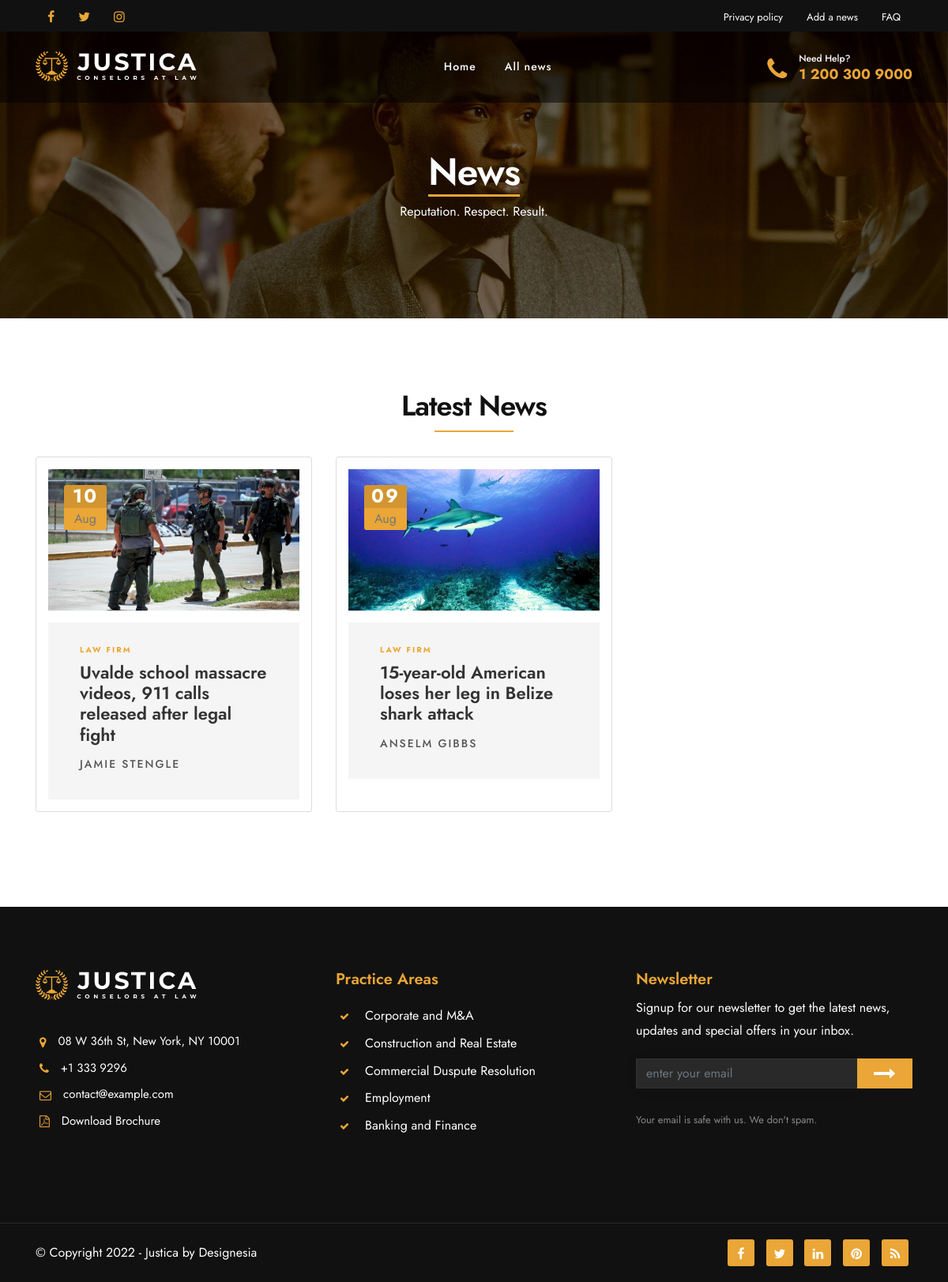
/all_news/, run on the app's committed database.
### home/models.py (models this page shows, shortened)
class News(models.Model):
    title = models.CharField(max_length=200)
    content_file = models.FileField(upload_to='news_files',blank=True,null=True)
    image = models.ImageField(upload_to='news')
    date_published = models.DateField()
    author = models.CharField(max_length=100)

### home/views.py (the view)
# urls.py: path('all_news/', views.all_news, name='allnews'),
def all_news(request):
    news_articles = News.objects.all().order_by('-date_published')
    return render(request, 'allnews.html', {'news_articles': news_articles})

### templates/allnews.html (shortened to what this page needs)
<!DOCTYPE html>
{% load static %}
<html lang="zxx">
<head>
    <link id="bootstrap" href="{% static 'css/bootstrap.min.css' %}" rel="stylesheet" type="text/css" />
    <link id="bootstrap-grid" href="{% static 'css/bootstrap-grid.min.css' %}" rel="stylesheet" type="text/css" />
    <link id="bootstrap-reboot" href="{% static 'css/bootstrap-reboot.min.css' %}" rel="stylesheet" type="text/css" />
    <link href="{% static 'css/animate.css' %}" rel="stylesheet" type="text/css" />
    <link href="{% static 'css/owl.carousel.css' %}" rel="stylesheet" type="text/css" />
    <link href="{% static 'css/owl.theme.css' %}" rel="stylesheet" type="text/css" />
    <link href="{% static 'css/owl.transitions.css' %}" rel="stylesheet" type="text/css" />
    <link href="{% static 'css/magnific-popup.css' %}" rel="stylesheet" type="text/css" />
    <link href="{% static 'css/jquery.countdown.css' %}" rel="stylesheet" type="text/css" />
    <link href="{% static 'css/style.css' %}" rel="stylesheet" type="text/css" />
    <link id="colors" href="{% static 'css/colors/scheme-01.css' %}" rel="stylesheet" type="text/css" />
    <link href="{% static 'css/coloring.css' %}" rel="stylesheet" type="text/css" />
    <link rel="stylesheet" href="{% static 'revolution/css/settings.css' %}" type="text/css">
    <link rel="stylesheet" href="{% static 'revolution/css/layers.css' %}" type="text/css">
    <link rel="stylesheet" href="{% static 'revolution/css/navigation.css' %}" type="text/css">
</head>
<body>
    <div id="wrapper">
        <div id="topbar" class="topbar-noborder">
            <div class="container">
                <div class="topbar-left sm-hide">
                    <span class="topbar-widget tb-social">
                        <a href="#"><i class="fa fa-facebook"></i></a>
                        <a href="#"><i class="fa fa-twitter"></i></a>
                        <a href="#"><i class="fa fa-instagram"></i></a>
                    </span>
                </div>
                <div class="topbar-right">
                    <div class="topbar-right">
                        <span class="topbar-widget"><a href="#">Privacy policy</a></span>
                        <span class="topbar-widget"><a href="{% url 'upload_news' %}">Add a news</a></span>
                        <span class="topbar-widget"><a href="#">FAQ</a></span>
                    </div>
                </div>
                <div class="clearfix"></div>
            </div>
        </div>
        <header>
            <div class="container">
                <div class="row">
                    <div class="col-md-12">
                        <div class="de-flex sm-pt10">
                            <div class="de-flex-col">
                                <div id="logo">
                                    <a href="{% url 'home' %}">
                                        <img alt="" class="logo" src="{% static 'images/logo-light.png' %}" />
                                    </a>
                                </div>
                            </div>
                            <div class="de-flex-col header-col-mid">
                                <ul id="mainmenu" class="onepage-menu">
                                    <li><a href="{% url 'home' %}">Home</a></li>
                                    <li><a href="{% url 'allnews' %}">All news</a></li>
                                </ul>
                            </div>
                            <div class="de-flex-col">
                                <div class="h-phone md-hide"><span>Need&nbsp;Help?</span><i class="fa fa-phone"></i> <a href="callto:">1 200 300 9000</a></div>
                            </div>
                        </div>
                    </div>
                </div>
            </div>
        </header>
        <div class="no-bottom no-top" id="content">
            <section id="subheader" class="jarallax text-white">
                <img src="{% static 'images/background/subheader.jpg' %}" class="jarallax-img" alt="">
                <div class="center-y relative text-center">
                    <div class="container">
                        <div class="row">
                            <div class="col-md-12 text-center">
                                <h1>News</h1>
                                <p>Reputation. Respect. Result.</p>
                            </div>
                        </div>
                    </div>
                </div>
            </section>
            <section id="section-news">
                <div class="container">
                    <div class="row">
                        <div class="col-md-12">
                            <div class="text-center">
                                <h2>Latest News</h2>
                                <div class="small-border"></div>
                            </div>
                        </div>
                    </div>
                    <div class="row">
                        {% for news in news_articles %}
                        <div class="col-lg-4 col-md-6 mb30">
                            <div class="bloglist item">
                                <div class="post-content" style="border: 1px solid #ddd; padding: 15px; height: 100%;">
                                    <div class="date-box" style="text-align: center; margin-bottom: 15px;">
                                        <div class="d" style="font-size: 24px; font-weight: bold;">{{ news.date_published|date:"d" }}</div>
                                        <div class="m-auto" style="font-size: 16px; color: #777;">{{ news.date_published|date:"M" }}</div>
                                    </div>
                                    <div class="post-image" style="text-align: center; margin-bottom: 15px;">
                                        <img alt="{{ news.title }}" src="{{ news.image.url }}" style="max-width: 100%; height: auto;">
                                    </div>
                                    <div class="post-text">
                                        <span class="p-tagline" style="display: block; margin-bottom: 10px;">Law Firm</span>
                                        <h4 style="font-size: 18px; margin-bottom: 10px;"><a href="{% url 'newsT' news.id %}" style="text-decoration: none; color: #333;">{{ news.title }}</a></h4>
                                        <span class="p-author" style="font-size: 14px; color: #555;">{{ news.author }}</span>
                                    </div>
                                </div>
                            </div>
                        </div>
                        {% endfor %}
                    </div>
                </div>
            </section>
        </div>
        <footer>
            <div class="container">
                <div class="row">
                    <div class="col-lg-4">
                        <div class="widget">
                            <a href=""><img alt="" class="img-fluid mb20" src="{% static 'images/logo-light.png' %}"></a>
                            <address class="s1">
                                <span><i class="id-color fa fa-map-marker fa-lg"></i>08 W 36th St, New York, NY 10001</span>
                                <span><i class="id-color fa fa-phone fa-lg"></i>+1 333 9296</span>
                                <span><i class="id-color fa fa-envelope-o fa-lg"></i><a href="mailto:contact@example.com">contact@example.com</a></span>
                                <span><i class="id-color fa fa-file-pdf-o fa-lg"></i><a href="#">Download Brochure</a></span>
                            </address>
                        </div>
                    </div>
                    <div class="col-md-4">
                        <h4 class="id-color mb20">Practice Areas</h4>
                        <ul class="ul-style-2">
                            <li>Corporate and M&A</li>
                            <li>Construction and Real Estate</li>
                            <li>Commercial Duspute Resolution</li>
                            <li>Employment</li>
                            <li>Banking and Finance</li>
                        </ul>
                    </div>
                    <div class="col-lg-4">
                        <h4 class="id-color">Newsletter</h4>
                        <p>Signup for our newsletter to get the latest news, updates and special offers in your inbox.</p>
                        <form action="https://www.madebydesignesia.com/themes/justica/blank.php" class="row" id="form_subscribe" method="post" name="form_subscribe">
                            <div class="col text-center">
                                <input class="form-control" id="name_1" name="name_1" placeholder="enter your email" type="text" /> <a href="#" id="btn-submit"><i class="fa fa-long-arrow-right"></i></a>
                                <div class="clearfix"></div>
                            </div>
                        </form>
                        <div class="spacer-10"></div>
                        <small>Your email is safe with us. We don't spam.</small>
                    </div>
                </div>
            </div>
            <div class="subfooter">
                <div class="container">
                    <div class="row">
                        <div class="col-md-12">
                            <div class="de-flex">
                                <div class="de-flex-col">
                                    &copy; Copyright 2022 - Justica by Designesia
                                </div>
                                <div class="de-flex-col">
                                    <div class="social-icons">
                                        <a href="#"><i class="fa fa-facebook fa-lg"></i></a>
                                        <a href="#"><i class="fa fa-twitter fa-lg"></i></a>
                                        <a href="#"><i class="fa fa-linkedin fa-lg"></i></a>
                                        <a href="#"><i class="fa fa-pinterest fa-lg"></i></a>
                                        <a href="#"><i class="fa fa-rss fa-lg"></i></a>
                                    </div>
                                </div>
                            </div>
                        </div>
                    </div>
                </div>
            </div>
        </footer>
    </div>
</body>
</html>

### home/static/css/colors/scheme-01.css (style rules this page uses)
:root { --primary-color: #eaa636; --primary-color-rgb: 234, 166, 54; }

### home/static/css/coloring.css (style rules this page uses)
.bg-color, section.bg-color, section.call-to-action, #mainmenu li li a:hover, #mainmenu ul li:hover > a, .price-row, .slider-info .text1, .btn-primary, .bg-id-color, .pagination > .active > a, .pagination > .active > span, .pagination > .active > a:hover, .pagination > .active > span:hover, .pagination > .active > a:focus, .pagination > .active > span:focus, .dropcap, .fullwidthbanner-container a.btn, .feature-box-big-icon i, #testimonial-full, .icon-deco i, .feature-box-small-icon .border, #jpreBar, .date-post, .team-list .small-border, .de-team-list .small-border, .btn-line:hover,a.btn-line:hover, .btn-line.hover,a.btn-line.hover, .owl-arrow span, .de-progress .progress-bar, #btn-close-x:hover, .box-fx .info, .btn-more, .widget .small-border, .product img:hover, #btn-search, .de_tab.timeline li.active .dot, .btn-id, .tiny-border, #subheader .small-border-deco span, #services-list li a:hover, .timeline .tl-block .tl-line, .de_tab.tab_style_2 .de_nav li.active span, .de_tab.tab_steps.style-2 .de_nav li.active span, .feature-box-small-icon.style-2 .number.bg-color, a.btn-custom,.btn-custom, .owl-custom-nav .btn-next:before, .owl-custom-nav .btn-prev:before, .timeline > li > .timeline-badge, .de_light .de_tab.tab_style_3 .de_nav li.active span, .de_tab.tab_style_4 .de_nav li.active span, .circle, .social-icons-sm i:hover, .btn-rsvp, .btn-close, .pricing-s1 .ribbon, .de_tab.tab_style_4 .de_nav li.active, #preloader .s1 span, #filters a.selected, .custom-show:after, .custom-close:after, .widget-post .date, .style-2 .date-box, .feature-box-type-1 i, .owl-item.active > div blockquote:before, .accordion-section-title:before, #form_subscribe #btn-submit i, .owl-dot.active, .bg-gradient-to-right-2, .feature-box-type-1.hover i, .feature-box-type-1:hover i, .ribbon, .box-icon-simple .num, .box-highlight.s2, .feature-box.f-boxed:hover, .fpw-overlay-btm, .fp-wrap .fpwow-icons, .social-icons i, .owl-item.active.center .feature-box-type-2, .testimonial-color .item:nth-child(1n) blockquote:before, .spinner > div, .d-gallery-item .dgi-1, a.btn-border:hover, .dih-overlay, .widget_tags li a, .nav-pills .nav-link.active, .nav-pills .show>.nav-link, #selector .sc-opt, #cookieConsent a.cookieConsentOK, .mask .cover, .icon-box:hover, #back-to-top, .post-content .date-box, #mainmenu li a b { background:var(--primary-color); }
a,a:hover, .id-color, #mainmenu li:hover > ul, .date-box .day, .slider_text h1, h1.id-color,h2.id-color,h3.id-color,h4.id-color, .pricing-box li h1, .title span, i.large:hover, .feature-box-small-icon-2 i, .pricing-dark .pricing-box li.price-row, .ratings i, header.smaller #mainmenu a.active, .pricing-dark .pricing-box li.price-row, .dark .feature-box-small-icon i, a.btn-slider:after, a.btn-line:after, .team-list .social a, .de_contact_info i, .dark .btn-line:hover:after, .dark a.btn-line:hover:after, .dark a.btn-line.hover:after, a.btn-text:after, .separator span i, address span strong, .de_tab.tab_steps .de_nav li span:hover, .de_testi_by, .widget_tags li a, .dark .btn-line:after, .dark a.btn-line:after, .crumb li .active, .btn-right:after, .btn-left:before, #mainmenu li a:after, header .info .social i:hover, #services-list li.active, #services-list li.active a:after, .testimonial-list:before, span.deco-big, h2.hs1 span, .wm,.wm2, .blog-list .date-box .day, .social-icons-sm i, .de_tab.tab_style_4 .de_nav li span, .schedule-item .sc-name, .de_testi.opt-2 blockquote:before, .pricing-s1 .bottom i, .profile_pic .subtitle, .countdown-s3 .countdown-period, .countdown-s4 .countdown-period, .social-icons i:hover, a.btn-link, blockquote.s1:before, .accordion a:before, .expand-custom .toggle:before, .sitemap.s1 li:before, .list li:before, .post-meta span:before, footer .widget a:hover, .mask .cover .date:before, .feature-box-type-2 i, .pricing-s2 .bottom i, .post-text h3 a:hover, .pricing-s1 .top h2, .demo-icon-wrap i, .demo-icon-wrap-s2 span, a.btn-border.light:hover, .de_testi.opt-2.review .p-rating, .post-text .p-tagline, .p-title, .h-phone i, a.btn-custom.btn-white, .mask:hover .cover h3 i, #topbar a i, .ul-style-2 li:before,.ul-style-2 li:after, .text-light h5, #mainmenu li a:hover, i.id-color { color:var(--primary-color); }
a.btn-border.btn-invert, .small-border, .icon-box { border-color:var(--primary-color); }
header.header-light #mainmenu a span, header.scroll-light #mainmenu a span, #subheader h1 { border-bottom-color:var(--primary-color); }

### data on the page
News: date_published "10", date_published "Aug", image (picture), title "Uvalde school massacre videos, 911 calls released after legal fight", author "JAMIE STENGLE"
News: date_published "09", date_published "Aug", image (picture), title "15-year-old American loses her leg in Belize shark attack", author "ANSELM GIBBS"
